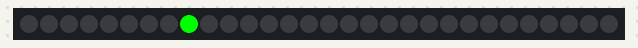
This sketch was run on a simulated Arduino Uno, built with avr-gcc and run on an emulated ATmega328P. On the bench: 30 RGB LEDs in strip order, left to right.

Above: at 0.16 s.
At 5.05 s:
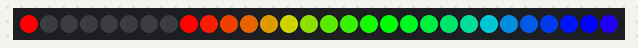
At 9.85 s:
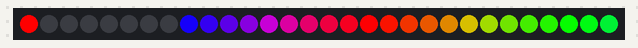
At 12.89 s:
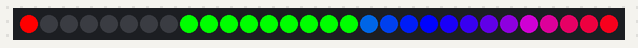
At 19.86 s:
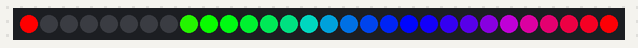
At 39.55 s:
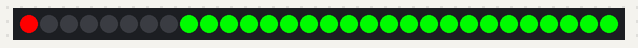

The sketch:

lightsaber_neopixel_display_test_code.ino
```cpp
#include <Adafruit_NeoPixel.h>

int PIN = 3;
int totalLEDs = 30;
int ledFadeTime = 5;

int isOn = 0;

Adafruit_NeoPixel strip = Adafruit_NeoPixel(totalLEDs, PIN, NEO_GRB + NEO_KHZ800);

void setup() {
  strip.begin();
  strip.show(); // Initialize all pixels to 'off'
}

void loop() {
	if (isOn == 0) {
		saberon(0, 255, 0, ledFadeTime);
		isOn = 1;
	}
  rgbFadeInAndOut(0, 255, 0, ledFadeTime); // Green

  if (isOn == 1) {
  	saberoff();
  	isOn = 0;
  }
  discoleds(ledFadeTime);
}

void rgbFadeInAndOut(uint8_t red, uint8_t green, uint8_t blue, uint8_t wait) {
 strip.setPixelColor(0, 255, 0,0);
  for(uint8_t b = 75; b <255; b++) {
     for(uint8_t i=8; i < strip.numPixels(); i++) {
        strip.setPixelColor(i, red * b/255, green * b/255, blue * b/255);
     }

     strip.show();
     delay(wait);
  };

  for(uint8_t b=255; b > 75; b--) {
     for(uint8_t i = 8; i < strip.numPixels(); i++) {
        strip.setPixelColor(i, red * b/255, green * b/255, blue * b/255);
     }
     strip.show();
     delay(wait);
  };
};

void saberon(uint8_t red, uint8_t green, uint8_t blue, uint8_t wait) {
	for (uint8_t i = 8; i < strip.numPixels(); i++) {
		strip.setPixelColor(i, red, green, blue);
		strip.show();
		delay(25);
	}
}

void saberoff() {
	for (uint8_t i = strip.numPixels(); i > 7; i--) {
		strip.setPixelColor(i, 0, 0, 0);
		strip.show();
		delay(25);
	}
}

void discoleds(uint8_t wait) {
  uint16_t i, j;

  for(j=0; j<256*5; j++) { // 5 cycles of all colors on wheel
    for(i=8; i< strip.numPixels(); i++) {
      strip.setPixelColor(i, Wheel(((i * 256 / strip.numPixels()) + j) & 255));
    }
    strip.show();
    delay(wait);
  }
}

uint32_t Wheel(byte WheelPos) {
  WheelPos = 255 - WheelPos;
  if(WheelPos < 85) {
    return strip.Color(255 - WheelPos * 3, 0, WheelPos * 3);
  }
  if(WheelPos < 170) {
    WheelPos -= 85;
    return strip.Color(0, WheelPos * 3, 255 - WheelPos * 3);
  }
  WheelPos -= 170;
  return strip.Color(WheelPos * 3, 255 - WheelPos * 3, 0);
}
```
